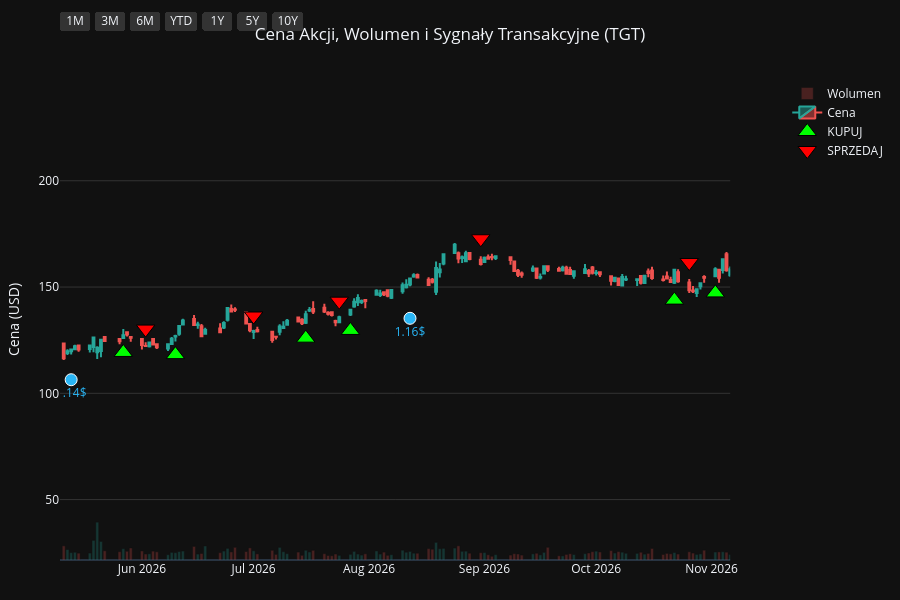
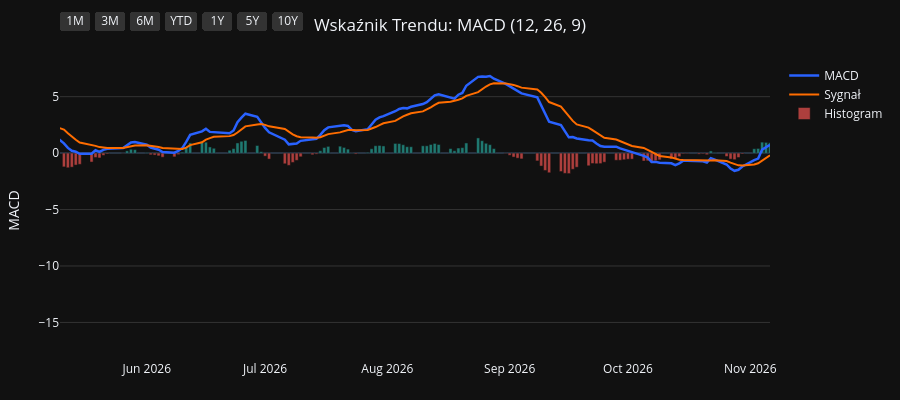
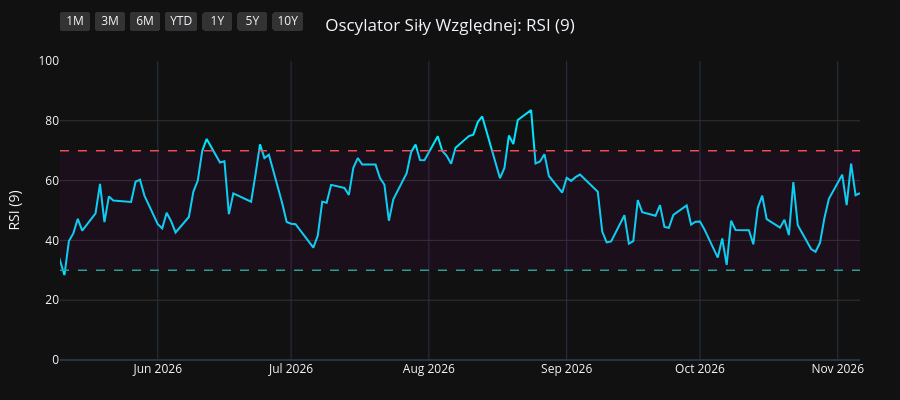
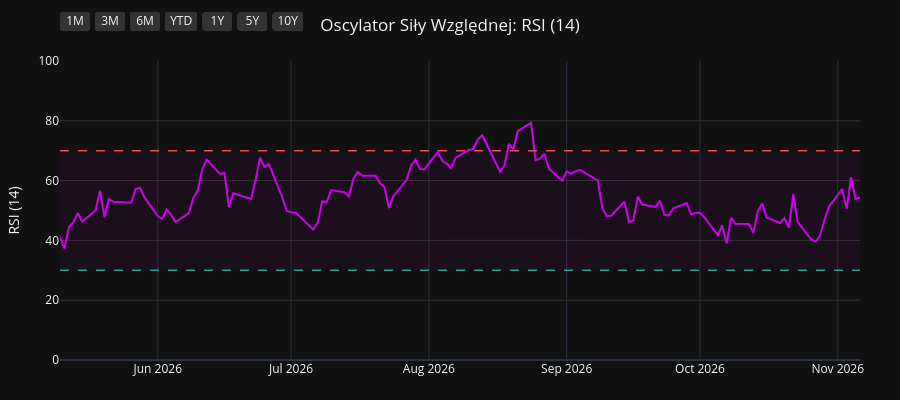

Source (notebook cell) for these figures, in order:
### Code cell
import os
import yfinance as yf
import pandas as pd
import pandas_ta as ta
import plotly.graph_objects as go
from plotly.subplots import make_subplots

# 1. Pobranie i przygotowanie danych
symbol = os.environ.get("STOCK_TICKER", "").strip().upper()
if not symbol:
    raise RuntimeError("Set STOCK_TICKER before running price_extractor.ipynb")
df = yf.Ticker(symbol).history(period="10y")
df.index = df.index.tz_localize(None)

# Wskaźniki i sygnały
df.ta.macd(fast=12, slow=26, signal=9, append=True)
df.ta.rsi(length=9, append=True)
df.ta.rsi(length=14, append=True)
df.ta.rsi(length=21, append=True)
df.dropna(inplace=True)

macd = df['MACD_12_26_9']
signal = df['MACDs_12_26_9']
wczorajszy_macd = macd.shift(1)
wczorajszy_signal = signal.shift(1)

df['Decyzja'] = 'BRAK'
df.loc[(macd > signal) & (wczorajszy_macd <= wczorajszy_signal), 'Decyzja'] = 'KUPUJ'
df.loc[(macd < signal) & (wczorajszy_macd >= wczorajszy_signal), 'Decyzja'] = 'SPRZEDAJ'

df_kupuj = df[df['Decyzja'] == 'KUPUJ']
df_sprzedaj = df[df['Decyzja'] == 'SPRZEDAJ']
df_dywidendy = df[df['Dividends'] > 0]
df_splity = df[df['Stock Splits'] > 0]

# Wspólna konfiguracja osi X
konfiguracja_osi_x = dict(
    type="date",
    showspikes=True, spikemode="across", spikesnap="cursor", spikedash="dot", spikecolor="#ffffff", spikethickness=1, hoverformat="%Y-%m-%d",
    rangeselector=dict(
        buttons=list([
            dict(count=1, label="1M", step="month", stepmode="backward"),
            dict(count=3, label="3M", step="month", stepmode="backward"),
            dict(count=6, label="6M", step="month", stepmode="backward"),
            dict(count=1, label="YTD", step="year", stepmode="todate"),
            dict(count=1, label="1Y", step="year", stepmode="backward"),
            dict(count=5, label="5Y", step="year", stepmode="backward"),
            dict(step="all", label="10Y")
        ]),
        bgcolor="#333333", activecolor="#2962ff", x=0, y=1.1
    )
)

# ==========================================
# WYKRES 1: CENA + WOLUMEN + SYGNAŁY
# ==========================================
fig1 = make_subplots(specs=[[{"secondary_y": True}]])

kolory_wolumenu = ['#26a69a' if row['Close'] >= row['Open'] else '#ef5350' for index, row in df.iterrows()]
fig1.add_trace(go.Bar(x=df.index, y=df['Volume'], marker_color=kolory_wolumenu, opacity=0.25, name='Wolumen'), secondary_y=True)
fig1.add_trace(go.Candlestick(x=df.index, open=df['Open'], high=df['High'], low=df['Low'], close=df['Close'], name='Cena', increasing_line_color='#26a69a', decreasing_line_color='#ef5350'), secondary_y=False)
fig1.add_trace(go.Scatter(x=df_kupuj.index, y=df_kupuj['Low'] * 0.95, customdata=df_kupuj[['Low', 'High']], mode='markers', marker=dict(symbol='triangle-up', size=16, color='#00ff00', line=dict(width=1, color='black')), name='KUPUJ', hovertemplate='KUPUJ<br>Najniższa: %{customdata[0]:.2f}<br>Najwyższa: %{customdata[1]:.2f}<extra></extra>'), secondary_y=False)
fig1.add_trace(go.Scatter(x=df_sprzedaj.index, y=df_sprzedaj['High'] * 1.05, customdata=df_sprzedaj[['Low', 'High']], mode='markers', marker=dict(symbol='triangle-down', size=16, color='#ff0000', line=dict(width=1, color='black')), name='SPRZEDAJ', hovertemplate='SPRZEDAJ<br>Najniższa: %{customdata[0]:.2f}<br>Najwyższa: %{customdata[1]:.2f}<extra></extra>'), secondary_y=False)

if not df_dywidendy.empty:
    fig1.add_trace(go.Scatter(x=df_dywidendy.index, y=df_dywidendy['Low'] * 0.90, mode='markers+text', marker=dict(symbol='circle', size=12, color='#29b6f6', line=dict(width=1, color='white')), text=df_dywidendy['Dividends'].apply(lambda x: f"{x}$"), textposition="bottom center", name='Dywidenda', showlegend=False, hovertemplate='Dywidenda: %{text}<extra></extra>', textfont=dict(color="#29b6f6")), secondary_y=False)
if not df_splity.empty:
                    fig1.add_trace(go.Scatter(x=df_splity.index, y=df_splity['High'], mode='markers+text', marker=dict(symbol='star', size=16, color='#ffee58', line=dict(width=1, color='black')), text=df_splity['Stock Splits'].apply(lambda x: f"{x:g}:1" if x >= 1 else f"1:{1 / x:g}"), textposition="top center", name='Split', hovertemplate='%{text}<extra></extra>', textfont=dict(color="#ffee58")), secondary_y=False)

fig1.update_layout(title=dict(text=f"Cena Akcji, Wolumen i Sygnały Transakcyjne ({symbol})", x=0.5, xanchor='center'), dragmode='pan', xaxis_rangeslider_visible=False, template='plotly_dark', height=600, hovermode='x unified', margin=dict(l=60, r=40, t=60, b=40))
fig1.update_xaxes(**konfiguracja_osi_x)
fig1.update_xaxes(range=[df.index.max() - pd.Timedelta(days=180), df.index.max()])
fig1.update_yaxes(title_text="Cena (USD)", secondary_y=False, gridcolor='#333333')
fig1.update_yaxes(range=[0, df['Volume'].max() * 4], showgrid=False, showticklabels=False, secondary_y=True)
fig1.show(config={'scrollZoom': True})

# ==========================================
# WYKRES 2: WSKAŹNIK MACD
# ==========================================
fig2 = go.Figure()
fig2.add_trace(go.Scatter(x=df.index, y=df['MACD_12_26_9'], line=dict(color='#2962ff', width=2.5), name='MACD'))
fig2.add_trace(go.Scatter(x=df.index, y=df['MACDs_12_26_9'], line=dict(color='#ff6d00', width=2), name='Sygnał'))
kolory_macd = ['#26a69a' if val >= 0 else '#ef5350' for val in df['MACDh_12_26_9']]
fig2.add_trace(go.Bar(x=df.index, y=df['MACDh_12_26_9'], marker_color=kolory_macd, name='Histogram', opacity=0.7))
fig2.update_layout(title=dict(text="Wskaźnik Trendu: MACD (12, 26, 9)", x=0.5, xanchor='center'), dragmode='pan', xaxis_rangeslider_visible=False, template='plotly_dark', height=400, hovermode='x unified', margin=dict(l=60, r=40, t=60, b=40))
fig2.update_xaxes(**konfiguracja_osi_x)
fig2.update_xaxes(range=[df.index.max() - pd.Timedelta(days=180), df.index.max()])
fig2.update_yaxes(title_text="MACD", gridcolor='#333333')
fig2.show(config={'scrollZoom': True})

# ==========================================
# WYKRES 3: OSCYLATOR RSI (9)
# ==========================================
fig3 = go.Figure()
fig3.add_trace(go.Scatter(x=df.index, y=df['RSI_9'], line=dict(color='#00e5ff', width=2), name='RSI (9)'))
fig3.add_hline(y=70, line_dash="dash", line_color="#ef5350", line_width=1.5)
fig3.add_hline(y=30, line_dash="dash", line_color="#26a69a", line_width=1.5)
fig3.add_hrect(y0=30, y1=70, line_width=0, fillcolor="purple", opacity=0.1)
fig3.update_layout(title=dict(text="Oscylator Siły Względnej: RSI (9)", x=0.5, xanchor='center'), dragmode='pan', xaxis_rangeslider_visible=False, template='plotly_dark', height=400, hovermode='x unified', margin=dict(l=60, r=40, t=60, b=40))
fig3.update_xaxes(**konfiguracja_osi_x)
fig3.update_xaxes(range=[df.index.max() - pd.Timedelta(days=180), df.index.max()])
fig3.update_yaxes(title_text="RSI (9)", range=[0, 100], gridcolor='#333333')
fig3.show(config={'scrollZoom': True})

# ==========================================
# WYKRES 4: OSCYLATOR RSI (14)
# ==========================================
fig4 = go.Figure()
fig4.add_trace(go.Scatter(x=df.index, y=df['RSI_14'], line=dict(color='#d500f9', width=2), name='RSI (14)'))
fig4.add_hline(y=70, line_dash="dash", line_color="#ef5350", line_width=1.5)
fig4.add_hline(y=30, line_dash="dash", line_color="#26a69a", line_width=1.5)
fig4.add_hrect(y0=30, y1=70, line_width=0, fillcolor="purple", opacity=0.1)
fig4.update_layout(title=dict(text="Oscylator Siły Względnej: RSI (14)", x=0.5, xanchor='center'), dragmode='pan', xaxis_rangeslider_visible=False, template='plotly_dark', height=400, hovermode='x unified', margin=dict(l=60, r=40, t=60, b=40))
fig4.update_xaxes(**konfiguracja_osi_x)
fig4.update_xaxes(range=[df.index.max() - pd.Timedelta(days=180), df.index.max()])
fig4.update_yaxes(title_text="RSI (14)", range=[0, 100], gridcolor='#333333')
fig4.show(config={'scrollZoom': True})

# ==========================================
# WYKRES 5: OSCYLATOR RSI (21)
# ==========================================
fig5 = go.Figure()
fig5.add_trace(go.Scatter(x=df.index, y=df['RSI_21'], line=dict(color='#64dd17', width=2), name='RSI (21)'))
fig5.add_hline(y=70, line_dash="dash", line_color="#ef5350", line_width=1.5)
fig5.add_hline(y=30, line_dash="dash", line_color="#26a69a", line_width=1.5)
fig5.add_hrect(y0=30, y1=70, line_width=0, fillcolor="purple", opacity=0.1)
fig5.update_layout(title=dict(text="Oscylator Siły Względnej: RSI (21)", x=0.5, xanchor='center'), dragmode='pan', xaxis_rangeslider_visible=False, template='plotly_dark', height=400, hovermode='x unified', margin=dict(l=60, r=40, t=60, b=40))
fig5.update_xaxes(**konfiguracja_osi_x)
fig5.update_xaxes(range=[df.index.max() - pd.Timedelta(days=180), df.index.max()])
fig5.update_yaxes(title_text="RSI (21)", range=[0, 100], gridcolor='#333333')
fig5.show(config={'scrollZoom': True})

### Figure 1 — Plotly figure (JSON) as saved in the notebook; plotly's stock layout.template omitted (floating-point values rounded to 4 significant figures; data arrays with more than 128 entries replaced by an {"elided": "..."} marker saying what was removed)
{"data": [{"marker": {"color": {"elided": "2481 str values"}}, "name": "Wolumen", "opacity": 0.25, "type": "bar", "x": {"elided": "2481 str values"}, "xaxis": "x", "y": {"elided": "2481 int values"}, "yaxis": "y2"}, {"close": {"elided": "2481 float values"}, "decreasing": {"line": {"color": "#ef5350"}}, "high": {"elided": "2481 float values"}, "increasing": {"line": {"color": "#26a69a"}}, "low": {"elided": "2481 float values"}, "name": "Cena", "open": {"elided": "2481 float values"}, "type": "candlestick", "x": {"elided": "2481 str values"}, "xaxis": "x", "yaxis": "y"}, {"customdata": {"elided": "96x2 float values"}, "hovertemplate": "KUPUJ<br>Najniższa: %{customdata[0]:.2f}<br>Najwyższa: %{customdata[1]:.2f}<extra></extra>", "marker": {"color": "#00ff00", "line": {"color": "black", "width": 1}, "size": 16, "symbol": "triangle-up"}, "mode": "markers", "name": "KUPUJ", "type": "scatter", "x": ["2017-02-06T00:00:00", "2017-03-23T00:00:00", "2017-06-05T00:00:00", "2017-06-09T00:00:00", "2017-07-05T00:00:00", "2017-07-13T00:00:00", "2017-09-06T00:00:00", "2017-10-13T00:00:00", "2017-11-14T00:00:00", "2017-11-29T00:00:00", "2018-02-26T00:00:00", "2018-04-04T00:00:00", "2018-04-27T00:00:00", "2018-05-14T00:00:00", "2018-06-04T00:00:00", "2018-07-10T00:00:00", "2018-07-23T00:00:00", "2018-08-17T00:00:00", "2018-10-30T00:00:00", "2018-12-26T00:00:00", "2019-02-19T00:00:00", "2019-03-05T00:00:00", "2019-04-08T00:00:00", "2019-04-18T00:00:00", "2019-05-22T00:00:00", "2019-08-19T00:00:00", "2019-10-14T00:00:00", "2019-11-15T00:00:00", "2020-02-06T00:00:00", "2020-04-01T00:00:00", "2020-07-15T00:00:00", "2020-09-28T00:00:00", "2020-11-13T00:00:00", "2021-01-04T00:00:00", "2021-02-09T00:00:00", "2021-03-15T00:00:00", "2021-05-06T00:00:00", "2021-05-20T00:00:00", "2021-06-25T00:00:00", "2021-07-22T00:00:00", "2021-09-17T00:00:00", "2021-10-13T00:00:00", "2021-11-16T00:00:00", "2021-12-30T00:00:00", "2022-02-01T00:00:00", "2022-02-09T00:00:00", "2022-03-01T00:00:00", "2022-04-07T00:00:00", "2022-06-06T00:00:00", "2022-09-08T00:00:00", "2022-10-06T00:00:00", "2022-10-18T00:00:00", "2022-11-11T00:00:00", "2022-11-30T00:00:00", "2022-12-29T00:00:00", "2023-03-30T00:00:00", "2023-05-11T00:00:00", "2023-06-14T00:00:00", "2023-08-31T00:00:00", "2023-09-14T00:00:00", "2023-10-11T00:00:00", "2023-12-14T00:00:00", "2024-02-02T00:00:00", "2024-03-28T00:00:00", "2024-05-10T00:00:00", "2024-05-16T00:00:00", "2024-06-03T00:00:00", "2024-06-12T00:00:00", "2024-06-21T00:00:00", "2024-08-16T00:00:00", "2024-09-19T00:00:00", "2024-10-11T00:00:00", "2024-11-11T00:00:00", "2024-12-09T00:00:00", "2025-01-23T00:00:00", "2025-03-24T00:00:00", "2025-04-17T00:00:00", "2025-06-06T00:00:00", "2025-06-24T00:00:00", "2025-07-22T00:00:00", "2025-08-12T00:00:00", "2025-08-18T00:00:00", "2025-09-26T00:00:00", "2025-11-28T00:00:00", "2025-12-26T00:00:00", "2026-01-02T00:00:00", "2026-02-04T00:00:00", "2026-03-04T00:00:00", "2026-03-31T00:00:00", "2026-04-16T00:00:00", "2026-05-27T00:00:00", "2026-06-10T00:00:00", "2026-07-15T00:00:00", "2026-07-27T00:00:00", "2026-10-22T00:00:00", "2026-11-02T00:00:00"], "xaxis": "x", "y": [44.96, 37.99, 39.77, 39.62, 37.59, 37.65, 42.07, 43.89, 43.75, 42.03, 56.07, 51.35, 53.24, 52.65, 55.09, 58.48, 58.58, 62.43, 64.1, 47.39, 55.54, 57.16, 62.36, 63.58, 59.76, 66.69, 87.0, 87.29, 90.52, 72.41, 95.7, 123.9, 128.7, 140.1, 156.0, 144.2, 171.2, 175.9, 194.3, 206.6, 199.5, 187.4, 214.3, 186.6, 176.5, 174.6, 179.1, 179.0, 130.6, 139.7, 128.7, 128.3, 136.5, 135.6, 122.4, 133.8, 131.2, 108.0, 107.1, 104.5, 91.01, 119.9, 122.6, 151.3, 140.1, 139.3, 132.0, 126.6, 125.6, 122.9, 136.3, 137.5, 131.8, 117.8, 119.6, 93.71, 80.58, 85.31, 87.2, 92.54, 94.16, 94.64, 79.29, 83.09, 89.25, 89.74, 103.8, 112.0, 110.9, 113.6, 119.2, 118.2, 126.0, 129.6, 143.8, 147.2], "yaxis": "y"}, {"customdata": {"elided": "95x2 float values"}, "hovertemplate": "SPRZEDAJ<br>Najniższa: %{customdata[0]:.2f}<br>Najwyższa: %{customdata[1]:.2f}<extra></extra>", "marker": {"color": "#ff0000", "line": {"color": "black", "width": 1}, "size": 16, "symbol": "triangle-down"}, "mode": "markers", "name": "SPRZEDAJ", "type": "scatter", "x": ["2017-02-28T00:00:00", "2017-05-16T00:00:00", "2017-06-06T00:00:00", "2017-06-16T00:00:00", "2017-07-07T00:00:00", "2017-08-11T00:00:00", "2017-09-25T00:00:00", "2017-10-30T00:00:00", "2017-11-15T00:00:00", "2018-01-29T00:00:00", "2018-03-01T00:00:00", "2018-04-23T00:00:00", "2018-05-03T00:00:00", "2018-05-25T00:00:00", "2018-06-18T00:00:00", "2018-07-12T00:00:00", "2018-08-16T00:00:00", "2018-09-12T00:00:00", "2018-11-15T00:00:00", "2019-02-08T00:00:00", "2019-03-01T00:00:00", "2019-04-02T00:00:00", "2019-04-09T00:00:00", "2019-04-22T00:00:00", "2019-06-20T00:00:00", "2019-09-13T00:00:00", "2019-10-23T00:00:00", "2019-12-10T00:00:00", "2020-02-26T00:00:00", "2020-05-22T00:00:00", "2020-09-02T00:00:00", "2020-10-19T00:00:00", "2020-12-07T00:00:00", "2021-01-21T00:00:00", "2021-02-19T00:00:00", "2021-04-21T00:00:00", "2021-05-11T00:00:00", "2021-06-14T00:00:00", "2021-07-19T00:00:00", "2021-07-28T00:00:00", "2021-09-21T00:00:00", "2021-11-08T00:00:00", "2021-11-17T00:00:00", "2022-01-18T00:00:00", "2022-02-07T00:00:00", "2022-02-14T00:00:00", "2022-03-31T00:00:00", "2022-04-27T00:00:00", "2022-08-22T00:00:00", "2022-09-15T00:00:00", "2022-10-14T00:00:00", "2022-11-07T00:00:00", "2022-11-18T00:00:00", "2022-12-02T00:00:00", "2023-02-09T00:00:00", "2023-04-18T00:00:00", "2023-05-22T00:00:00", "2023-08-07T00:00:00", "2023-09-11T00:00:00", "2023-09-18T00:00:00", "2023-12-11T00:00:00", "2023-12-15T00:00:00", "2024-03-18T00:00:00", "2024-04-03T00:00:00", "2024-05-15T00:00:00", "2024-05-21T00:00:00", "2024-06-06T00:00:00", "2024-06-13T00:00:00", "2024-07-24T00:00:00", "2024-09-06T00:00:00", "2024-10-01T00:00:00", "2024-10-21T00:00:00", "2024-11-20T00:00:00", "2025-01-17T00:00:00", "2025-02-03T00:00:00", "2025-04-04T00:00:00", "2025-05-30T00:00:00", "2025-06-18T00:00:00", "2025-07-17T00:00:00", "2025-07-29T00:00:00", "2025-08-15T00:00:00", "2025-08-20T00:00:00", "2025-11-04T00:00:00", "2025-12-24T00:00:00", "2025-12-31T00:00:00", "2026-01-22T00:00:00", "2026-02-23T00:00:00", "2026-03-11T00:00:00", "2026-04-13T00:00:00", "2026-05-01T00:00:00", "2026-06-02T00:00:00", "2026-07-01T00:00:00", "2026-07-24T00:00:00", "2026-08-31T00:00:00", "2026-10-26T00:00:00"], "xaxis": "x", "y": [52.96, 44.46, 44.22, 42.1, 41.39, 44.74, 47.98, 48.71, 47.34, 63.07, 62.28, 58.59, 59.05, 59.83, 64.78, 65.0, 69.05, 74.74, 69.42, 60.98, 63.47, 68.41, 69.36, 71.3, 74.56, 94.61, 98.09, 110.3, 98.82, 105.2, 133.6, 147.9, 155.6, 172.6, 171.8, 186.0, 189.9, 209.1, 225.5, 231.8, 220.2, 230.1, 231.9, 199.2, 194.0, 190.7, 199.4, 215.1, 151.9, 154.6, 142.0, 147.7, 151.6, 151.8, 160.2, 151.0, 142.5, 124.7, 117.2, 115.6, 130.2, 134.6, 161.0, 169.7, 155.3, 151.2, 141.9, 141.8, 145.5, 149.0, 151.0, 151.6, 126.3, 130.9, 132.6, 95.62, 94.6, 96.55, 103.8, 106.1, 105.4, 100.5, 92.12, 98.71, 100.6, 109.1, 120.5, 125.2, 125.0, 135.5, 130.2, 136.4, 143.4, 172.7, 161.5], "yaxis": "y"}, {"hovertemplate": "Dywidenda: %{text}<extra></extra>", "marker": {"color": "#29b6f6", "line": {"color": "white", "width": 1}, "size": 12, "symbol": "circle"}, "mode": "markers+text", "name": "Dywidenda", "showlegend": false, "text": ["0.6$", "0.6$", "0.62$", "0.62$", "0.62$", "0.62$", "0.64$", "0.64$", "0.64$", "0.64$", "0.66$", "0.66$", "0.66$", "0.66$", "0.68$", "0.68$", "0.68$", "0.68$", "0.9$", "0.9$", "0.9$", "0.9$", "1.08$", "1.08$", "1.08$", "1.08$", "1.1$", "1.1$", "1.1$", "1.1$", "1.12$", "1.12$", "1.12$", "1.12$", "1.14$", "1.14$", "1.14$", "1.14$", "1.16$"], "textfont": {"color": "#29b6f6"}, "textposition": "bottom center", "type": "scatter", "x": ["2017-02-13T00:00:00", "2017-05-15T00:00:00", "2017-08-14T00:00:00", "2017-11-14T00:00:00", "2018-02-20T00:00:00", "2018-05-15T00:00:00", "2018-08-14T00:00:00", "2018-11-20T00:00:00", "2019-02-19T00:00:00", "2019-05-14T00:00:00", "2019-08-20T00:00:00", "2019-11-19T00:00:00", "2020-02-18T00:00:00", "2020-05-19T00:00:00", "2020-08-18T00:00:00", "2020-11-17T00:00:00", "2021-02-16T00:00:00", "2021-05-18T00:00:00", "2021-08-17T00:00:00", "2021-11-16T00:00:00", "2022-02-15T00:00:00", "2022-05-17T00:00:00", "2022-08-16T00:00:00", "2022-11-15T00:00:00", "2023-02-14T00:00:00", "2023-05-16T00:00:00", "2023-08-15T00:00:00", "2023-11-14T00:00:00", "2024-02-20T00:00:00", "2024-05-14T00:00:00", "2024-08-21T00:00:00", "2024-11-20T00:00:00", "2025-02-12T00:00:00", "2025-05-14T00:00:00", "2025-08-13T00:00:00", "2025-11-12T00:00:00", "2026-02-11T00:00:00", "2026-05-13T00:00:00", "2026-08-12T00:00:00"], "xaxis": "x", "y": [43.78, 37.87, 38.42, 41.45, 50.65, 51.46, 58.9, 47.88, 52.62, 51.62, 63.53, 81.71, 87.44, 92.75, 102.2, 122.4, 145.5, 158.3, 194.1, 203.0, 159.7, 163.0, 137.7, 139.6, 134.1, 123.7, 100.8, 88.05, 122.5, 131.0, 132.4, 100.8, 107.3, 81.13, 88.51, 79.8, 99.37, 106.4, 135.3], "yaxis": "y"}], "layout": {"dragmode": "pan", "height": 600, "hovermode": "x unified", "margin": {"b": 40, "l": 60, "r": 40, "t": 60}, "title": {"text": "Cena Akcji, Wolumen i Sygnały Transakcyjne (TGT)", "x": 0.5, "xanchor": "center"}, "xaxis": {"anchor": "y", "domain": [0.0, 0.94], "hoverformat": "%Y-%m-%d", "range": ["2026-05-10T00:00:00", "2026-11-06T00:00:00"], "rangeselector": {"activecolor": "#2962ff", "bgcolor": "#333333", "buttons": [{"count": 1, "label": "1M", "step": "month", "stepmode": "backward"}, {"count": 3, "label": "3M", "step": "month", "stepmode": "backward"}, {"count": 6, "label": "6M", "step": "month", "stepmode": "backward"}, {"count": 1, "label": "YTD", "step": "year", "stepmode": "todate"}, {"count": 1, "label": "1Y", "step": "year", "stepmode": "backward"}, {"count": 5, "label": "5Y", "step": "year", "stepmode": "backward"}, {"label": "10Y", "step": "all"}], "x": 0, "y": 1.1}, "rangeslider": {"visible": false}, "showspikes": true, "spikecolor": "#ffffff", "spikedash": "dot", "spikemode": "across", "spikesnap": "cursor", "spikethickness": 1, "type": "date"}, "yaxis": {"anchor": "x", "domain": [0.0, 1.0], "gridcolor": "#333333", "title": {"text": "Cena (USD)"}}, "yaxis2": {"anchor": "x", "overlaying": "y", "range": [0, 258230800], "showgrid": false, "showticklabels": false, "side": "right"}}}

### Figure 2 — Plotly figure (JSON) as saved in the notebook; plotly's stock layout.template omitted (floating-point values rounded to 4 significant figures; data arrays with more than 128 entries replaced by an {"elided": "..."} marker saying what was removed)
{"data": [{"line": {"color": "#2962ff", "width": 2.5}, "name": "MACD", "type": "scatter", "x": {"elided": "2481 str values"}, "y": {"elided": "2481 float values"}}, {"line": {"color": "#ff6d00", "width": 2}, "name": "Sygnał", "type": "scatter", "x": {"elided": "2481 str values"}, "y": {"elided": "2481 float values"}}, {"marker": {"color": {"elided": "2481 str values"}}, "name": "Histogram", "opacity": 0.7, "type": "bar", "x": {"elided": "2481 str values"}, "y": {"elided": "2481 float values"}}], "layout": {"dragmode": "pan", "height": 400, "hovermode": "x unified", "margin": {"b": 40, "l": 60, "r": 40, "t": 60}, "title": {"text": "Wskaźnik Trendu: MACD (12, 26, 9)", "x": 0.5, "xanchor": "center"}, "xaxis": {"hoverformat": "%Y-%m-%d", "range": ["2026-05-10T00:00:00", "2026-11-06T00:00:00"], "rangeselector": {"activecolor": "#2962ff", "bgcolor": "#333333", "buttons": [{"count": 1, "label": "1M", "step": "month", "stepmode": "backward"}, {"count": 3, "label": "3M", "step": "month", "stepmode": "backward"}, {"count": 6, "label": "6M", "step": "month", "stepmode": "backward"}, {"count": 1, "label": "YTD", "step": "year", "stepmode": "todate"}, {"count": 1, "label": "1Y", "step": "year", "stepmode": "backward"}, {"count": 5, "label": "5Y", "step": "year", "stepmode": "backward"}, {"label": "10Y", "step": "all"}], "x": 0, "y": 1.1}, "rangeslider": {"visible": false}, "showspikes": true, "spikecolor": "#ffffff", "spikedash": "dot", "spikemode": "across", "spikesnap": "cursor", "spikethickness": 1, "type": "date"}, "yaxis": {"gridcolor": "#333333", "title": {"text": "MACD"}}}}

### Figure 3 — Plotly figure (JSON) as saved in the notebook; plotly's stock layout.template omitted (floating-point values rounded to 4 significant figures; data arrays with more than 128 entries replaced by an {"elided": "..."} marker saying what was removed)
{"data": [{"line": {"color": "#00e5ff", "width": 2}, "name": "RSI (9)", "type": "scatter", "x": {"elided": "2481 str values"}, "y": {"elided": "2481 float values"}}], "layout": {"dragmode": "pan", "height": 400, "hovermode": "x unified", "margin": {"b": 40, "l": 60, "r": 40, "t": 60}, "shapes": [{"line": {"color": "#ef5350", "dash": "dash", "width": 1.5}, "type": "line", "x0": 0, "x1": 1, "xref": "x domain", "y0": 70, "y1": 70, "yref": "y"}, {"line": {"color": "#26a69a", "dash": "dash", "width": 1.5}, "type": "line", "x0": 0, "x1": 1, "xref": "x domain", "y0": 30, "y1": 30, "yref": "y"}, {"fillcolor": "purple", "line": {"width": 0}, "opacity": 0.1, "type": "rect", "x0": 0, "x1": 1, "xref": "x domain", "y0": 30, "y1": 70, "yref": "y"}], "title": {"text": "Oscylator Siły Względnej: RSI (9)", "x": 0.5, "xanchor": "center"}, "xaxis": {"hoverformat": "%Y-%m-%d", "range": ["2026-05-10T00:00:00", "2026-11-06T00:00:00"], "rangeselector": {"activecolor": "#2962ff", "bgcolor": "#333333", "buttons": [{"count": 1, "label": "1M", "step": "month", "stepmode": "backward"}, {"count": 3, "label": "3M", "step": "month", "stepmode": "backward"}, {"count": 6, "label": "6M", "step": "month", "stepmode": "backward"}, {"count": 1, "label": "YTD", "step": "year", "stepmode": "todate"}, {"count": 1, "label": "1Y", "step": "year", "stepmode": "backward"}, {"count": 5, "label": "5Y", "step": "year", "stepmode": "backward"}, {"label": "10Y", "step": "all"}], "x": 0, "y": 1.1}, "rangeslider": {"visible": false}, "showspikes": true, "spikecolor": "#ffffff", "spikedash": "dot", "spikemode": "across", "spikesnap": "cursor", "spikethickness": 1, "type": "date"}, "yaxis": {"gridcolor": "#333333", "range": [0, 100], "title": {"text": "RSI (9)"}}}}

### Figure 4 — Plotly figure (JSON) as saved in the notebook; plotly's stock layout.template omitted (floating-point values rounded to 4 significant figures; data arrays with more than 128 entries replaced by an {"elided": "..."} marker saying what was removed)
{"data": [{"line": {"color": "#d500f9", "width": 2}, "name": "RSI (14)", "type": "scatter", "x": {"elided": "2481 str values"}, "y": {"elided": "2481 float values"}}], "layout": {"dragmode": "pan", "height": 400, "hovermode": "x unified", "margin": {"b": 40, "l": 60, "r": 40, "t": 60}, "shapes": [{"line": {"color": "#ef5350", "dash": "dash", "width": 1.5}, "type": "line", "x0": 0, "x1": 1, "xref": "x domain", "y0": 70, "y1": 70, "yref": "y"}, {"line": {"color": "#26a69a", "dash": "dash", "width": 1.5}, "type": "line", "x0": 0, "x1": 1, "xref": "x domain", "y0": 30, "y1": 30, "yref": "y"}, {"fillcolor": "purple", "line": {"width": 0}, "opacity": 0.1, "type": "rect", "x0": 0, "x1": 1, "xref": "x domain", "y0": 30, "y1": 70, "yref": "y"}], "title": {"text": "Oscylator Siły Względnej: RSI (14)", "x": 0.5, "xanchor": "center"}, "xaxis": {"hoverformat": "%Y-%m-%d", "range": ["2026-05-10T00:00:00", "2026-11-06T00:00:00"], "rangeselector": {"activecolor": "#2962ff", "bgcolor": "#333333", "buttons": [{"count": 1, "label": "1M", "step": "month", "stepmode": "backward"}, {"count": 3, "label": "3M", "step": "month", "stepmode": "backward"}, {"count": 6, "label": "6M", "step": "month", "stepmode": "backward"}, {"count": 1, "label": "YTD", "step": "year", "stepmode": "todate"}, {"count": 1, "label": "1Y", "step": "year", "stepmode": "backward"}, {"count": 5, "label": "5Y", "step": "year", "stepmode": "backward"}, {"label": "10Y", "step": "all"}], "x": 0, "y": 1.1}, "rangeslider": {"visible": false}, "showspikes": true, "spikecolor": "#ffffff", "spikedash": "dot", "spikemode": "across", "spikesnap": "cursor", "spikethickness": 1, "type": "date"}, "yaxis": {"gridcolor": "#333333", "range": [0, 100], "title": {"text": "RSI (14)"}}}}
